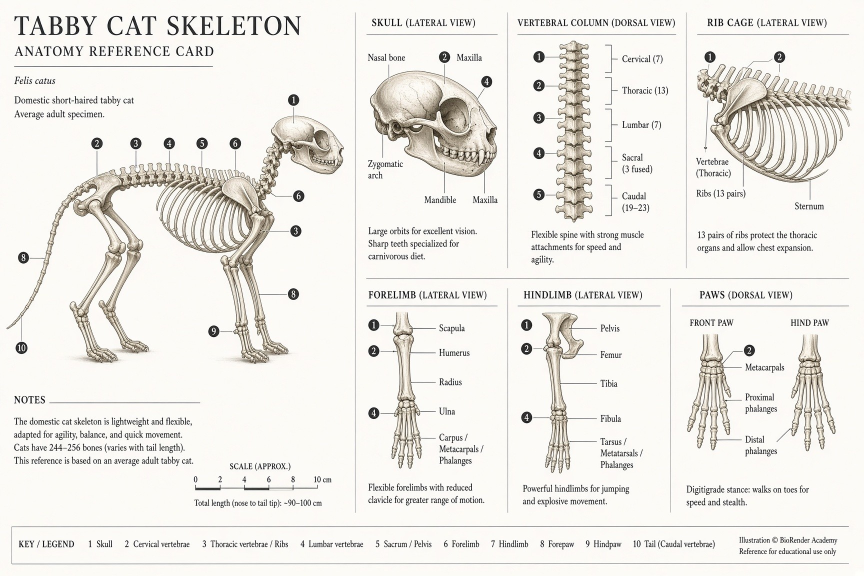
#> input picture plugins/asset-enhancement-engine/skills/asset-enhancement-engine/references/illustrations/L1_skeleton_card_spine_limbs.jpg, 1728 x 1152 px (shown at 1/2 size)
$ python light_match.py ../references/illustrations/L1_skeleton_card_spine_limbs.jpg ../references/illustrations/L1_skeleton_in_body_lateral_dorsal.jpg ../references/illustrations/L1_skeleton_in_body_lateral_dorsal.jpg ../references/illustrations/L1_skeleton_in_body_lateral_dorsal.jpg 5
#> lines starting #> are read from the running program, lines starting #| are printed output that depends on the picture
"""Calibrate studio light balance to the reference photo by luminance DISTRIBUTION matching (not eyeballing).
Stats: subject p10/p50/p90 inside each image's own subject mask + backdrop mean. Coordinate search over
light energies / world / exposure via low-res Cycles renders in the live Blender. Writes best to <out.json>.
usage: python light_match.py <ref.jpg> <ref_mask.png> <probe_mask.png> <out.json> [iters=2]
(probe_mask = the model silhouette at the camera, from probe.py)
"""
import json, os, subprocess, sys, tempfile
import numpy as np
from PIL import Image

ref_p, refm_p, modm_p, out_p = sys.argv[1:5]
iters = int(sys.argv[5]) if len(sys.argv) > 5 else 2
HERE = os.path.dirname(os.path.abspath(__file__))
BM = os.path.join(HERE, "bmcp.py")
W, H = 432, 288


def lum(a):
    return 0.2126 * a[..., 0] + 0.7152 * a[..., 1] + 0.0722 * a[..., 2]


def stats(img, mask):
    L = lum(img)
    sub = L[mask]
    bgm = ~np.asarray(Image.fromarray((mask * 255).astype(np.uint8)).filter(__import__("PIL.ImageFilter").ImageFilter.MaxFilter(15))) > 0
    bg = L[bgm & (np.arange(L.shape[0])[:, None] < L.shape[0] * 0.75)]
    return np.array([np.percentile(sub, 10), np.percentile(sub, 50), np.percentile(sub, 90), bg.mean()])


ref = np.asarray(Image.open(ref_p).convert("RGB").resize((W, H))).astype(float)
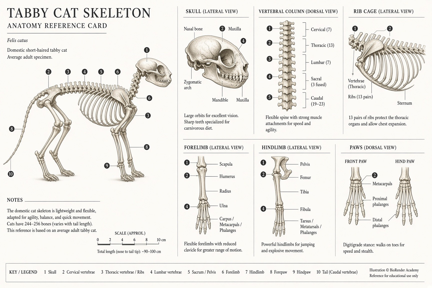
#> ref: shape (288, 432, 3) float64; mean R, G, B 237.1, 235.2, 230.3
refm = np.asarray(Image.open(refm_p).convert("L").resize((W, H))) > 127
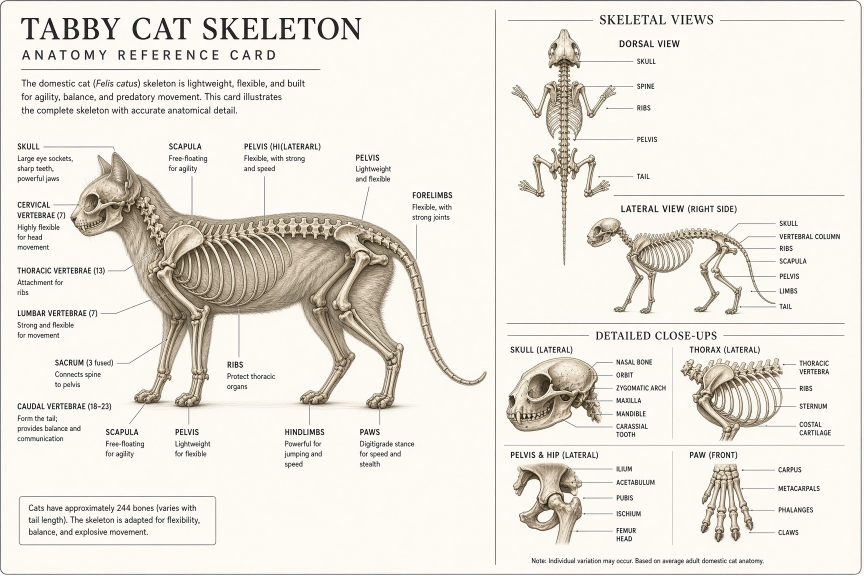
#> input picture plugins/asset-enhancement-engine/skills/asset-enhancement-engine/references/illustrations/L1_skeleton_in_body_lateral_dorsal.jpg, 1728 x 1152 px (shown at 1/2 size)
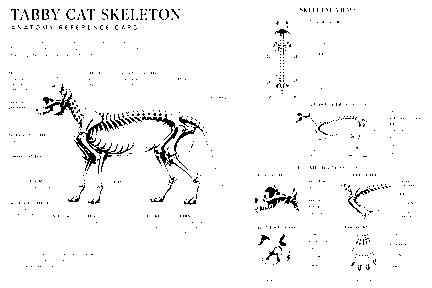
#> refm: shape (288, 432) bool; 96.6% white; black in thin lines or dots
modm = np.asarray(Image.open(modm_p).convert("RGBA").resize((W, H)))[..., 3] > 127
#> modm: shape (288, 432) bool; every value is 1
target = stats(ref, refm)
#> in stats, `bgm = ~np.asarray(Image.fromarray((mask * 255).astype(np.uint8)).filte..`: bgm: shape (288, 432) bool; every value is 0
#> in stats, `bg = L[bgm & (np.arange(L.shape[0])[:, None] < L.shape[0] * 0.75)]`: bg = empty array
#> target = [185.5, 250.9, 251.4, nan]
print("target p10/p50/p90/bg", target.round(1))
#| target p10/p50/p90/bg [185.5 250.9 251.4   nan]
tmp = tempfile.mkdtemp()


def render(cfg):
    out = os.path.join(tmp, "lm.png")
    code = f"""
import bpy
sc=bpy.context.scene
for n,k in (('Key','key'),('Fill','fill'),('Rim','rim'),('Top','top'),('BG','bg')):
    o=bpy.data.objects.get(n)
    if o and k in {cfg}: o.data.energy={cfg}[k]
sc.world.node_tree.nodes['Background'].inputs['Strength'].default_value={cfg}['world']
sc.view_settings.exposure={cfg}['exposure']
fm=bpy.data.materials['M_Fur'].node_tree.nodes
g=[n for n in fm if n.bl_idname=='ShaderNodeGamma']
if g: g[0].inputs['Gamma'].default_value={cfg}.get('fur_gamma',1.8)
st=bpy.data.materials.get('M_Studio')
if st: st.node_tree.nodes['Principled BSDF'].inputs['Base Color'].default_value=(*[{cfg}.get('backdrop',0.62)]*3,1)
r=sc.render; cy=sc.cycles; sv=(r.resolution_percentage,cy.samples,r.filepath,r.use_border)
r.resolution_percentage=25; cy.samples=24; r.use_border=False; r.filepath=r'{out}'
bpy.ops.render.render(write_still=True)
r.resolution_percentage,cy.samples,r.filepath,r.use_border=sv
"""
    subprocess.run([sys.executable, BM, "code", code], check=True, capture_output=True)
    return np.asarray(Image.open(out).convert("RGB").resize((W, H))).astype(float)


def loss(cfg):
    s = stats(render(cfg), modm)
    wts = np.array([1.5, 1.0, 1.0, 0.7])
    return float((wts * (s - target) ** 2).sum()), s


#> (the run stopped early here; a loop or call above may not have finished)
